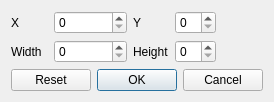
<?xml version="1.0" encoding="UTF-8"?>
<ui version="4.0">
 <class>GeometryPosition_UI</class>
 <widget class="QDialog" name="GeometryPosition_UI">
  <property name="geometry">
   <rect>
    <x>0</x>
    <y>0</y>
    <width>249</width>
    <height>97</height>
   </rect>
  </property>
  <property name="windowTitle">
   <string>Dialog</string>
  </property>
  <layout class="QGridLayout" name="gridLayout">
   <item row="0" column="0">
    <widget class="QLabel" name="label_2">
     <property name="text">
      <string>X</string>
     </property>
    </widget>
   </item>
   <item row="0" column="1" colspan="3">
    <widget class="KIntSpinBox" name="value_x">
     <property name="sizePolicy">
      <sizepolicy hsizetype="Minimum" vsizetype="Fixed">
       <horstretch>0</horstretch>
       <verstretch>0</verstretch>
      </sizepolicy>
     </property>
    </widget>
   </item>
   <item row="0" column="4">
    <widget class="QLabel" name="label_3">
     <property name="text">
      <string>Y</string>
     </property>
    </widget>
   </item>
   <item row="0" column="5">
    <widget class="KIntSpinBox" name="value_y">
     <property name="sizePolicy">
      <sizepolicy hsizetype="Minimum" vsizetype="Fixed">
       <horstretch>0</horstretch>
       <verstretch>0</verstretch>
      </sizepolicy>
     </property>
    </widget>
   </item>
   <item row="1" column="0">
    <widget class="QLabel" name="label_5">
     <property name="text">
      <string>Width</string>
     </property>
    </widget>
   </item>
   <item row="1" column="1" colspan="3">
    <widget class="KIntSpinBox" name="value_width"/>
   </item>
   <item row="1" column="4">
    <widget class="QLabel" name="label_4">
     <property name="text">
      <string>Height</string>
     </property>
    </widget>
   </item>
   <item row="1" column="5">
    <widget class="KIntSpinBox" name="value_height"/>
   </item>
   <item row="2" column="2">
    <spacer name="verticalSpacer">
     <property name="orientation">
      <enum>Qt::Vertical</enum>
     </property>
     <property name="sizeHint" stdset="0">
      <size>
       <width>20</width>
       <height>0</height>
      </size>
     </property>
    </spacer>
   </item>
   <item row="3" column="0" colspan="2">
    <widget class="KPushButton" name="button_reset">
     <property name="text">
      <string>Reset</string>
     </property>
    </widget>
   </item>
   <item row="3" column="2" colspan="5">
    <widget class="QDialogButtonBox" name="buttonBox">
     <property name="orientation">
      <enum>Qt::Horizontal</enum>
     </property>
     <property name="standardButtons">
      <set>QDialogButtonBox::Cancel|QDialogButtonBox::Ok</set>
     </property>
    </widget>
   </item>
   <item row="0" column="6">
    <spacer name="horizontalSpacer">
     <property name="orientation">
      <enum>Qt::Horizontal</enum>
     </property>
     <property name="sizeHint" stdset="0">
      <size>
       <width>40</width>
       <height>20</height>
      </size>
     </property>
    </spacer>
   </item>
  </layout>
 </widget>
 <customwidgets>
  <customwidget>
   <class>KIntSpinBox</class>
   <extends>QSpinBox</extends>
   <header>knuminput.h</header>
  </customwidget>
  <customwidget>
   <class>KPushButton</class>
   <extends>QPushButton</extends>
   <header>kpushbutton.h</header>
  </customwidget>
 </customwidgets>
 <resources/>
 <connections>
  <connection>
   <sender>buttonBox</sender>
   <signal>accepted()</signal>
   <receiver>GeometryPosition_UI</receiver>
   <slot>accept()</slot>
   <hints>
    <hint type="sourcelabel">
     <x>248</x>
     <y>254</y>
    </hint>
    <hint type="destinationlabel">
     <x>157</x>
     <y>274</y>
    </hint>
   </hints>
  </connection>
  <connection>
   <sender>buttonBox</sender>
   <signal>rejected()</signal>
   <receiver>GeometryPosition_UI</receiver>
   <slot>reject()</slot>
   <hints>
    <hint type="sourcelabel">
     <x>316</x>
     <y>260</y>
    </hint>
    <hint type="destinationlabel">
     <x>286</x>
     <y>274</y>
    </hint>
   </hints>
  </connection>
 </connections>
</ui>
